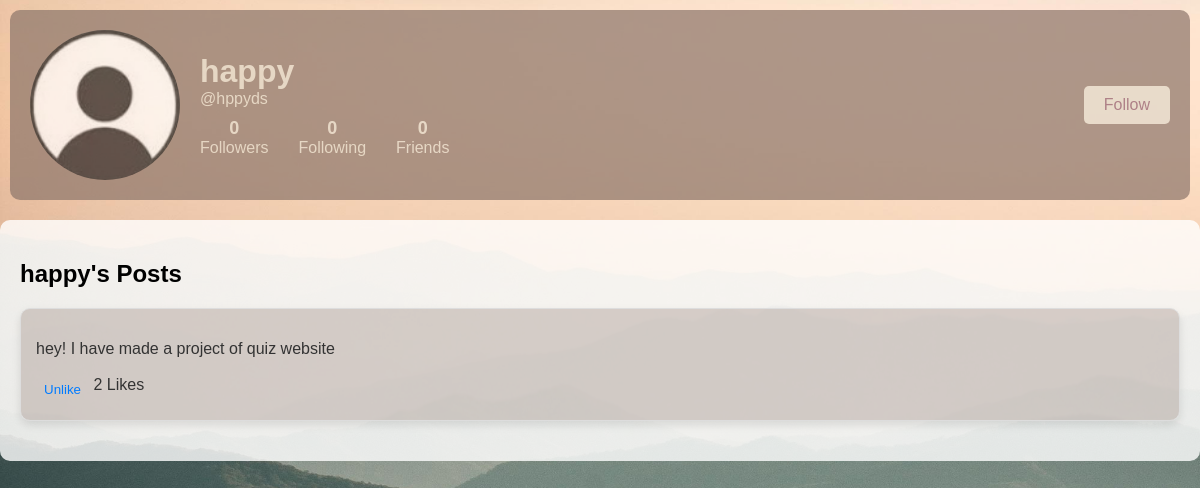
The app's page /display_profile.php?user_id=7 (signed in) with its own data.
### tables this page shows
CREATE TABLE `users` (
  `id` int(11) NOT NULL,
  `name` varchar(100) NOT NULL,
  `username` varchar(50) NOT NULL,
  `email` varchar(100) NOT NULL,
  `password` varchar(255) NOT NULL,
  `date_of_birth` date DEFAULT NULL,
  `gender` enum('male','female','other') DEFAULT NULL,
  `phone` varchar(15) DEFAULT NULL,
  `profile_pic` varchar(255) DEFAULT 'img/profile_picture/default_dp.jpeg',
  `created_at` timestamp NOT NULL DEFAULT current_timestamp(),
  `theme` enum('light','dark') DEFAULT 'light',
  `visibility` enum('public','private') DEFAULT 'public',
  `bio` varchar(255) DEFAULT NULL
);

CREATE TABLE `post` (
  `id` int(100) NOT NULL,
  `user_id` int(11) DEFAULT NULL,
  `text_content` text DEFAULT NULL,
  `media_file` varchar(255) DEFAULT NULL,
  `media_type` enum('image','video','text') DEFAULT NULL,
  `created_at` timestamp NOT NULL DEFAULT current_timestamp()
);

### display_profile.php (the view, shortened to what this page needs)
<?php
require 'db.php';
$logged_in_user_id = $_SESSION['user_id'];
$profile_user_id = mysqli_real_escape_string($conn, $_GET['user_id']);
$user_query = "SELECT * FROM users WHERE id='$profile_user_id'";
$user_result = mysqli_query($conn, $user_query);
$profile_user = mysqli_fetch_assoc($user_result);
$follow_check_query = "SELECT * FROM friend_requests WHERE sender_id = '$logged_in_user_id' AND receiver_id = '$profile_user_id' AND status = 'accepted'";
$follow_check_result = mysqli_query($conn, $follow_check_query);
$is_following = mysqli_num_rows($follow_check_result) > 0;
$is_private = $profile_user['visibility'] === 'private';
$followers_query = "SELECT COUNT(*) AS follower_count FROM friend_requests WHERE receiver_id = '$profile_user_id' AND status = 'accepted'";
$followers_result = mysqli_query($conn, $followers_query);
$follower_count = mysqli_fetch_assoc($followers_result)['follower_count'];
$following_query = "SELECT COUNT(*) AS following_count FROM friend_requests WHERE sender_id = '$profile_user_id' AND status = 'accepted'";
$following_result = mysqli_query($conn, $following_query);
$following_count = mysqli_fetch_assoc($following_result)['following_count'];
$friends_query = "SELECT COUNT(*) AS friends_count FROM friend_requests
                  WHERE (sender_id = '$profile_user_id' OR receiver_id = '$profile_user_id')
                  AND status = 'accepted'";
$friends_result = mysqli_query($conn, $friends_query);
$friends_count = mysqli_fetch_assoc($friends_result)['friends_count'];
if (!$is_private || $is_following) {
    $post_query = "SELECT post.*,
                          (SELECT COUNT(*) FROM likes WHERE post_id = post.id) AS like_count,
                          (SELECT COUNT(*) FROM likes WHERE post_id = post.id AND user_id = '$logged_in_user_id') AS user_liked
                   FROM post
                   WHERE post.user_id = '$profile_user_id'
                   ORDER BY post.created_at DESC";
    $post_result = mysqli_query($conn, $post_query);
} else {
    $post_result = null;
}
?>
<!DOCTYPE html>
<html lang="en">
<head>
    <link rel="stylesheet" href="styles.css">
</head>
<body>
<div class="profile-header">
    <div class="profile-info">
        <img src="<?php echo $profile_user['profile_pic'] ?: 'default.jpg'; ?>" alt="Profile Picture">
        <div>
            <h1><?php echo htmlspecialchars($profile_user['name']); ?></h1>
            <p>@<?php echo htmlspecialchars($profile_user['username']); ?></p>
            <div class="stats">
                <div class="stat-item">
                    <a href="#">
                        <strong><?php echo $follower_count; ?></strong>Followers
                    </a>
                </div>
                <div class="stat-item">
                    <a href="#">
                        <strong><?php echo $following_count; ?></strong>Following
                    </a>
                </div>
                <div class="stat-item">
                    <a href="#">
                        <strong><?php echo $friends_count; ?></strong>Friends
                    </a>
                </div>
            </div>
        </div>
    </div>
<?php if ($profile_user_id != $logged_in_user_id): ?>
    <button id="follow-btn" class="follow-btn" data-following="<?php echo $is_following ? 'true' : 'false'; ?>">
        <?php echo $is_following ? 'Unfollow' : 'Follow'; ?>
    </button>
<?php endif; ?>
</div>
<div class="post-container">
<h2><?php echo htmlspecialchars($profile_user['name']); ?>'s Posts</h2>
<?php if ($is_private && !$is_following): ?>
    <p>This account is private. Follow to view their posts and followers.</p>
<?php elseif ($post_result && mysqli_num_rows($post_result) > 0): ?>
    <?php while ($post = mysqli_fetch_assoc($post_result)): ?>
        <div class="post">
            <p><?php echo htmlspecialchars($post['text_content']); ?></p>
            <div class="post-actions">
                <form method="POST" style="display:inline;">
                    <button type="submit" name="like_post" class="like-btn">
                        <?php echo $post['user_liked'] ? 'Unlike' : 'Like'; ?>
                    </button>
                    <span><?php echo $post['like_count']; ?> Likes</span>
                </form>
            </div>
        </div>
    <?php endwhile; ?>
<?php else: ?>
    <p>No posts found.</p>
<?php endif; ?>
</div>
</body>
</html>

### styles.css (style rules this page uses)
body { background: url('img/mountains.jpg') no-repeat center center fixed; background-size: cover; font-family: Arial, sans-serif; margin: 0; padding: 0; height: 100vh; overflow: hidden; }
.container, .feed, .sidebar, .post, .post-form, .suggestions { background-color: rgba(255, 255, 255, 0.1); backdrop-filter: blur(1px); padding: 20px; margin: 20px auto; border-radius: 10px; box-shadow: 0 4px 8px rgba(0, 0, 0, 0.1); max-width: 1200px; }
.post { background-color: rgba(140, 117, 106, 0.3); padding: 15px; margin-bottom: 20px; border-radius: 10px; color: #333; }
.post-actions { display: flex; align-items: center; gap: 10px; margin-top: 10px; }
.like-btn { background-color: #8c756a; color: #dfd8c9; border: none; border-radius: 5px; padding: 8px; cursor: pointer; display: inline-flex; align-items: center; }

### display_profile.php (style rules this page uses)
.profile-header { display: flex; align-items: center; justify-content: space-between; background-color: #8c756a; opacity: 0.7; padding: 20px; border-radius: 10px; margin: 10px; }
.profile-info { display: flex; align-items: center; color: #dfd8c9; }
.profile-info img { width: 150px; height: 150px; border-radius: 50%; margin-right: 20px; }
.profile-info h1, .profile-info p { margin: 0; }
.stats { display: flex; gap: 30px; margin-top: 10px; }
.stat-item { text-align: center; }
.stat-item a { text-decoration: none; color: #dfd8c9; }
.stat-item strong { display: block; font-size: 18px; font-weight: bold; }
.follow-btn { background-color: #dfd8c9; color: #8c576a; border: none; padding: 10px 20px; font-size: 16px; border-radius: 5px; cursor: pointer; }
.post-container { margin-top: 20px; background-color: rgba(255, 255, 255, 0.8); padding: 20px; border-radius: 10px; }
.post { border: 1px solid #ddd; padding: 15px; margin-bottom: 20px; }
.like-btn { background-color: transparent; border: none; cursor: pointer; color: #007bff; }

### records on screen
users: profile_pic (placeholder picture), name "happy", username "hppyds"
post: text_content "hey! I have made a project of quiz website", like_count "2"

### other values on screen
$follower_count "0"
$following_count "0"
$friends_count "0"
